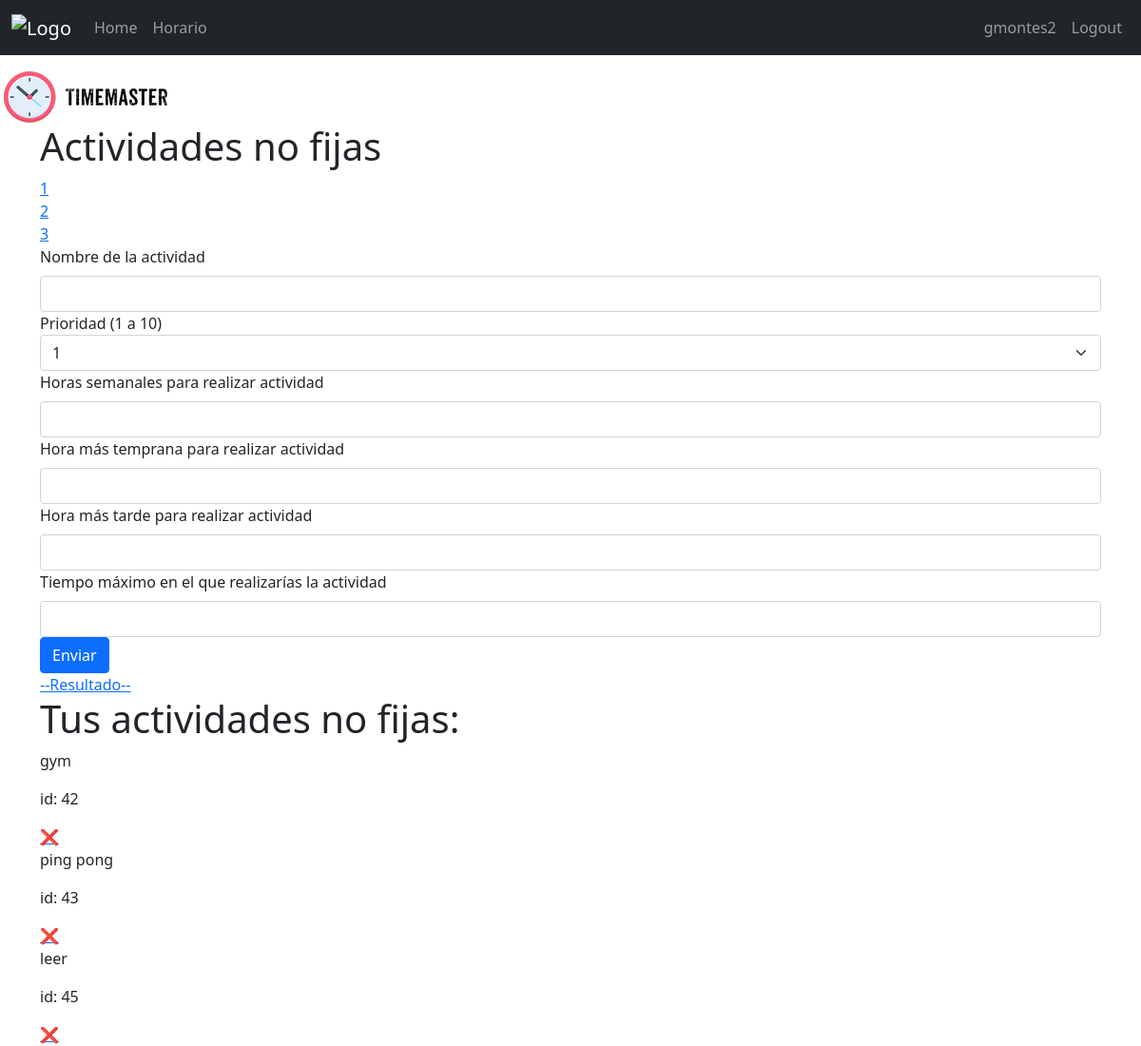
Page /horario/actividades_no_fijas (signed in) on the committed database.
### horario/models.py (models this page shows)
class Event(models.Model):
    user_id = models.ForeignKey(User, on_delete=models.CASCADE)
    priority = models.IntegerField(choices = [(i,i) for i in range(1,11)])
    name = models.CharField(max_length=30)
    event_type = models.CharField(max_length=50,default="actividad_fija") #Choices: actividad_fija, no fija y horario suenio.
    constraints = models.JSONField(default = dict)

### horario/views.py (the view)
# urls.py: path('actividades_no_fijas',views.actividades_no_fijas, name = 'actividades_no_fijas'),
@login_required(login_url = "user_login")
def actividades_no_fijas(request):
    user = User.objects.get(pk = request.user.pk)
    if request.method == "POST":
        priority = request.POST["priority"]
        name = request.POST["name"]
        event_type = "actividad_no_fija"
        time_goal = int(request.POST["horas_semanales"])
        time_goal_counter = time_goal
        earliest_hour = int(request.POST["hora_mas_temprana"])
        latest_hour = int(request.POST["hora_mas_tarde"])
        max_time = int(request.POST["tiempo_maximo"])
        constraints = {'time_goal':time_goal,'time_goal_counter':time_goal_counter,'earliest_hour':earliest_hour,'latest_hour':latest_hour,'max_time':max_time}
        nuevo_evento_no_fijo = Event(user_id=user,priority=priority,name=name,event_type=event_type,constraints=constraints)
        nuevo_evento_no_fijo.save()
        return redirect(reverse("actividades_no_fijas"))
    elif request.method == "GET":
        actividades_no_fijas = Event.objects.filter(user_id = user.pk)
        actividades_no_fijas = actividades_no_fijas.filter(event_type = "actividad_no_fija")
        return render(request,"actividades_no_fijas.html",{'actividades_no_fijas':actividades_no_fijas})

### horario/templates/actividades_no_fijas.html (shortened to what this page needs)
{% extends 'main/main.html' %}
{% load static %}
{% block link %}<link rel="stylesheet" href="{% static 'css/bootstrap.min.css' %}">{% endblock link %}
{% block content %}
<div class="container">
    <h1>Actividades no fijas</h1>
    <div class="contenedor_links_horario">
        <div class="contenedor_link_suenio">
            <a href="{% url 'suenio' %}">1</a>
        </div>
        <div class="contenedor_link_actividades_fijas">
            <a href="{% url 'actividades_fijas' %}">2</a>
        </div>
        <div class="contenedor_link_actividades_no_fijas">
            <a href="{% url 'actividades_no_fijas' %}">3</a>
        </div>
    </div>
    <form action="" method="POST">
        <label for="name" class="form-label">Nombre de la actividad</label>
        <input type="text" name="name" id="name" class="form-control" required>
        <label for="priority">Prioridad (1 a 10)</label>
        <select name="priority" id="priority" class="form-select">
            <option value="1">1</option>
        </select>
        <label for="horas_semanales" class="form-label">Horas semanales para realizar actividad</label>
        <input type="number" name="horas_semanales" id="horas_semanales" min="1" max="24" step="1" class="form-control" required>
        <label for="hora_mas_temprana" class="form-label">Hora más temprana para realizar actividad</label>
        <input type="number" name="hora_mas_temprana" id="hora_mas_temprana" min="1" max="24" step="1" class="form-control" required>
        <label for="hora_mas_tarde" class="form-label">Hora más tarde para realizar actividad</label>
        <input type="number" name="hora_mas_tarde" id="hora_mas_tarde" min="1" max="24" step="1" class="form-control" required>
        <label for="tiempo_maximo" class="form-label">Tiempo máximo en el que realizarías la actividad</label>
        <input type="number" name="tiempo_maximo" id="tiempo_maximo" min="1" max="24" step="1" class="form-control" required>
        <input type="submit" value="Enviar" class="btn btn-primary">
    </form>
    <a href="{% url 'horario_final' %}">--Resultado--</a>
    <div class="contenedor_actividades">
        {% if actividades_no_fijas %}
            <h1 class="titulo_tus_actividades">Tus actividades no fijas:</h1>
            {% for actividad in actividades_no_fijas %}
                <div class="caja_actividad">
                    <p>{{actividad.name}}</p>
                    <p>id: {{actividad.pk}}</p>
                    <a href="{% url 'eliminar_actividades_no_fijas' ruta_actividad_no_fija=actividad.pk %}">❌</a>
                </div>
            {% endfor %}
        {% endif %}
    </div>
{% endblock  %}

### horario/templates/main/main.html (shortened to what this page needs)
{% load static %}
<!DOCTYPE html>
<html lang="en">
<head>
    <link rel="stylesheet" href="{% static 'css/bootstrap.min.css' %}">
    {% block link %}{% endblock %}
</head>
<body>
    <nav class="navbar navbar-expand-lg navbar-dark bg-dark container-fluid">
        <a class="navbar-brand" href="#">
            <img src="{% static 'imagenes/timemaste.png' %}" alt="Logo">
        </a>
        <ul class="navbar-nav me-auto">
            <li class="nav-item"><a class="nav-link" href="{% url 'horario' %}">Home</a></li>
            <li class="nav-item"><a class="nav-link" href="{% url 'suenio' %}">Horario</a></li>
        </ul>
        <ul class="navbar-nav">
            <li class="nav-item"><a class="nav-link" href="">{{request.user.username}}</a></li>
            {% if request.user.is_authenticated %}
            <li class="nav-item"><a class="nav-link" href="{% url 'user_logout' %}">Logout</a></li>
            {% else %}
            <li class="nav-item"><a class="nav-link" href="{% url 'user_login' %}">Login</a></li>
            <li class="nav-item"><a class="nav-link"href="{% url 'user_register' %}">Register</a></li>
            {% endif %}
        </ul>
    </nav>
    <nav id="second_navbar_container">
        <img class="logo_timemaster" src="{% static 'imagenes/timemaster.png' %}" alt="imagen time master">
    </nav>
    {% block content %}
    {% endblock %}
</body>
</html>

### rows in the picture
Event: name "gym", pk "42"
Event: name "ping pong", pk "43"
Event: name "leer", pk "45"

### other values in the picture
{{ request.user.username }} "gmontes2"
